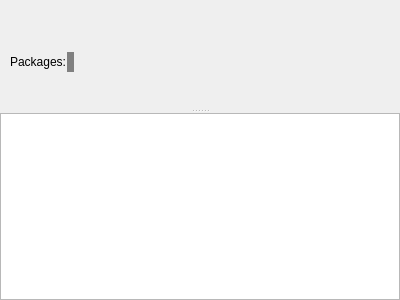
<?xml version="1.0" encoding="UTF-8"?>
<ui version="4.0">
 <class>OverviewWidget</class>
 <widget class="QWidget" name="OverviewWidget">
  <property name="geometry">
   <rect>
    <x>0</x>
    <y>0</y>
    <width>400</width>
    <height>300</height>
   </rect>
  </property>
  <property name="windowTitle">
   <string>Form</string>
  </property>
  <layout class="QVBoxLayout" name="verticalLayout_2">
   <property name="spacing">
    <number>0</number>
   </property>
   <property name="leftMargin">
    <number>0</number>
   </property>
   <property name="topMargin">
    <number>0</number>
   </property>
   <property name="rightMargin">
    <number>0</number>
   </property>
   <property name="bottomMargin">
    <number>0</number>
   </property>
   <item>
    <widget class="QSplitter" name="vSplitterBrowser">
     <property name="sizePolicy">
      <sizepolicy hsizetype="Minimum" vsizetype="Expanding">
       <horstretch>0</horstretch>
       <verstretch>0</verstretch>
      </sizepolicy>
     </property>
     <property name="orientation">
      <enum>Qt::Vertical</enum>
     </property>
     <widget class="QWidget" name="verticalLayoutWidget_3">
      <layout class="QHBoxLayout" name="horizontalLayout_5" stretch="1,0">
       <property name="spacing">
        <number>0</number>
       </property>
       <property name="sizeConstraint">
        <enum>QLayout::SetDefaultConstraint</enum>
       </property>
       <item>
        <layout class="QVBoxLayout" name="verticalLayout">
         <property name="sizeConstraint">
          <enum>QLayout::SetDefaultConstraint</enum>
         </property>
         <item>
          <widget class="QLabel" name="title">
           <property name="sizePolicy">
            <sizepolicy hsizetype="Preferred" vsizetype="Minimum">
             <horstretch>0</horstretch>
             <verstretch>0</verstretch>
            </sizepolicy>
           </property>
           <property name="minimumSize">
            <size>
             <width>0</width>
             <height>0</height>
            </size>
           </property>
           <property name="font">
            <font>
             <pointsize>12</pointsize>
            </font>
           </property>
           <property name="text">
            <string/>
           </property>
           <property name="alignment">
            <set>Qt::AlignLeading|Qt::AlignLeft|Qt::AlignTop</set>
           </property>
           <property name="wordWrap">
            <bool>true</bool>
           </property>
           <property name="margin">
            <number>0</number>
           </property>
           <property name="indent">
            <number>10</number>
           </property>
          </widget>
         </item>
         <item>
          <widget class="QLabel" name="link">
           <property name="sizePolicy">
            <sizepolicy hsizetype="Preferred" vsizetype="Preferred">
             <horstretch>0</horstretch>
             <verstretch>0</verstretch>
            </sizepolicy>
           </property>
           <property name="minimumSize">
            <size>
             <width>0</width>
             <height>0</height>
            </size>
           </property>
           <property name="text">
            <string/>
           </property>
           <property name="indent">
            <number>10</number>
           </property>
           <property name="openExternalLinks">
            <bool>true</bool>
           </property>
          </widget>
         </item>
         <item>
          <widget class="QLabel" name="description">
           <property name="sizePolicy">
            <sizepolicy hsizetype="Ignored" vsizetype="Ignored">
             <horstretch>0</horstretch>
             <verstretch>0</verstretch>
            </sizepolicy>
           </property>
           <property name="text">
            <string/>
           </property>
           <property name="alignment">
            <set>Qt::AlignLeading|Qt::AlignLeft|Qt::AlignTop</set>
           </property>
           <property name="wordWrap">
            <bool>true</bool>
           </property>
           <property name="margin">
            <number>0</number>
           </property>
           <property name="indent">
            <number>10</number>
           </property>
           <property name="openExternalLinks">
            <bool>false</bool>
           </property>
          </widget>
         </item>
         <item>
          <layout class="QHBoxLayout" name="horizontalLayout">
           <property name="topMargin">
            <number>20</number>
           </property>
           <item>
            <widget class="QLabel" name="packages">
             <property name="text">
              <string>Packages:</string>
             </property>
             <property name="margin">
              <number>2</number>
             </property>
             <property name="indent">
              <number>10</number>
             </property>
            </widget>
           </item>
           <item>
            <widget class="QLabel" name="packagesCount">
             <property name="styleSheet">
              <string notr="true">QLabel {
	background-color: gray;
	color: white;
}</string>
             </property>
             <property name="margin">
              <number>2</number>
             </property>
             <property name="indent">
              <number>0</number>
             </property>
            </widget>
           </item>
           <item>
            <spacer name="horizontalSpacer">
             <property name="orientation">
              <enum>Qt::Horizontal</enum>
             </property>
             <property name="sizeHint" stdset="0">
              <size>
               <width>40</width>
               <height>20</height>
              </size>
             </property>
            </spacer>
           </item>
          </layout>
         </item>
         <item>
          <spacer name="verticalSpacer_2">
           <property name="orientation">
            <enum>Qt::Vertical</enum>
           </property>
           <property name="sizeHint" stdset="0">
            <size>
             <width>20</width>
             <height>40</height>
            </size>
           </property>
          </spacer>
         </item>
        </layout>
       </item>
       <item>
        <layout class="QVBoxLayout" name="verticalLayout_8">
         <property name="leftMargin">
          <number>4</number>
         </property>
         <property name="topMargin">
          <number>12</number>
         </property>
         <item>
          <widget class="QLabel" name="latestRevision">
           <property name="sizePolicy">
            <sizepolicy hsizetype="Preferred" vsizetype="Preferred">
             <horstretch>0</horstretch>
             <verstretch>0</verstretch>
            </sizepolicy>
           </property>
           <property name="maximumSize">
            <size>
             <width>125</width>
             <height>16777215</height>
            </size>
           </property>
           <property name="text">
            <string/>
           </property>
           <property name="alignment">
            <set>Qt::AlignRight|Qt::AlignTrailing|Qt::AlignVCenter</set>
           </property>
           <property name="indent">
            <number>10</number>
           </property>
          </widget>
         </item>
         <item>
          <spacer name="verticalSpacer">
           <property name="orientation">
            <enum>Qt::Vertical</enum>
           </property>
           <property name="sizeHint" stdset="0">
            <size>
             <width>20</width>
             <height>40</height>
            </size>
           </property>
          </spacer>
         </item>
        </layout>
       </item>
      </layout>
     </widget>
     <widget class="BuildResultTreeWidget" name="resultsWidget">
      <property name="sizePolicy">
       <sizepolicy hsizetype="Expanding" vsizetype="Preferred">
        <horstretch>0</horstretch>
        <verstretch>0</verstretch>
       </sizepolicy>
      </property>
      <property name="editTriggers">
       <set>QAbstractItemView::NoEditTriggers</set>
      </property>
      <property name="alternatingRowColors">
       <bool>true</bool>
      </property>
      <property name="sortingEnabled">
       <bool>true</bool>
      </property>
     </widget>
    </widget>
   </item>
  </layout>
 </widget>
 <customwidgets>
  <customwidget>
   <class>BuildResultTreeWidget</class>
   <extends>QTreeView</extends>
   <header>buildresulttreewidget.h</header>
  </customwidget>
 </customwidgets>
 <resources/>
 <connections/>
</ui>
